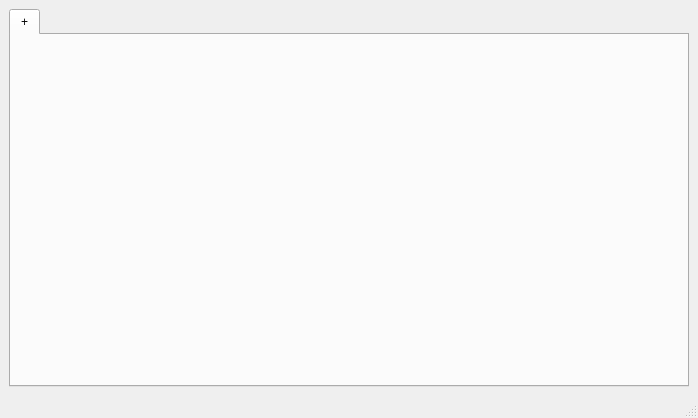
<?xml version="1.0" encoding="UTF-8"?>
<ui version="4.0">
 <class>MainWindow</class>
 <widget class="QMainWindow" name="MainWindow">
  <property name="geometry">
   <rect>
    <x>0</x>
    <y>0</y>
    <width>698</width>
    <height>418</height>
   </rect>
  </property>
  <property name="windowTitle">
   <string>WebBrowser</string>
  </property>
  <widget class="QWidget" name="centralwidget">
   <layout class="QGridLayout" name="gridLayout">
    <item row="0" column="0">
     <widget class="QTabWidget" name="tabWidget">
      <property name="currentIndex">
       <number>0</number>
      </property>
      <widget class="QWidget" name="add_tab">
       <attribute name="title">
        <string>+</string>
       </attribute>
      </widget>
     </widget>
    </item>
   </layout>
  </widget>
  <widget class="QMenuBar" name="menubar">
   <property name="geometry">
    <rect>
     <x>0</x>
     <y>0</y>
     <width>698</width>
     <height>21</height>
    </rect>
   </property>
  </widget>
  <widget class="QStatusBar" name="statusbar"/>
 </widget>
 <resources/>
 <connections/>
</ui>
